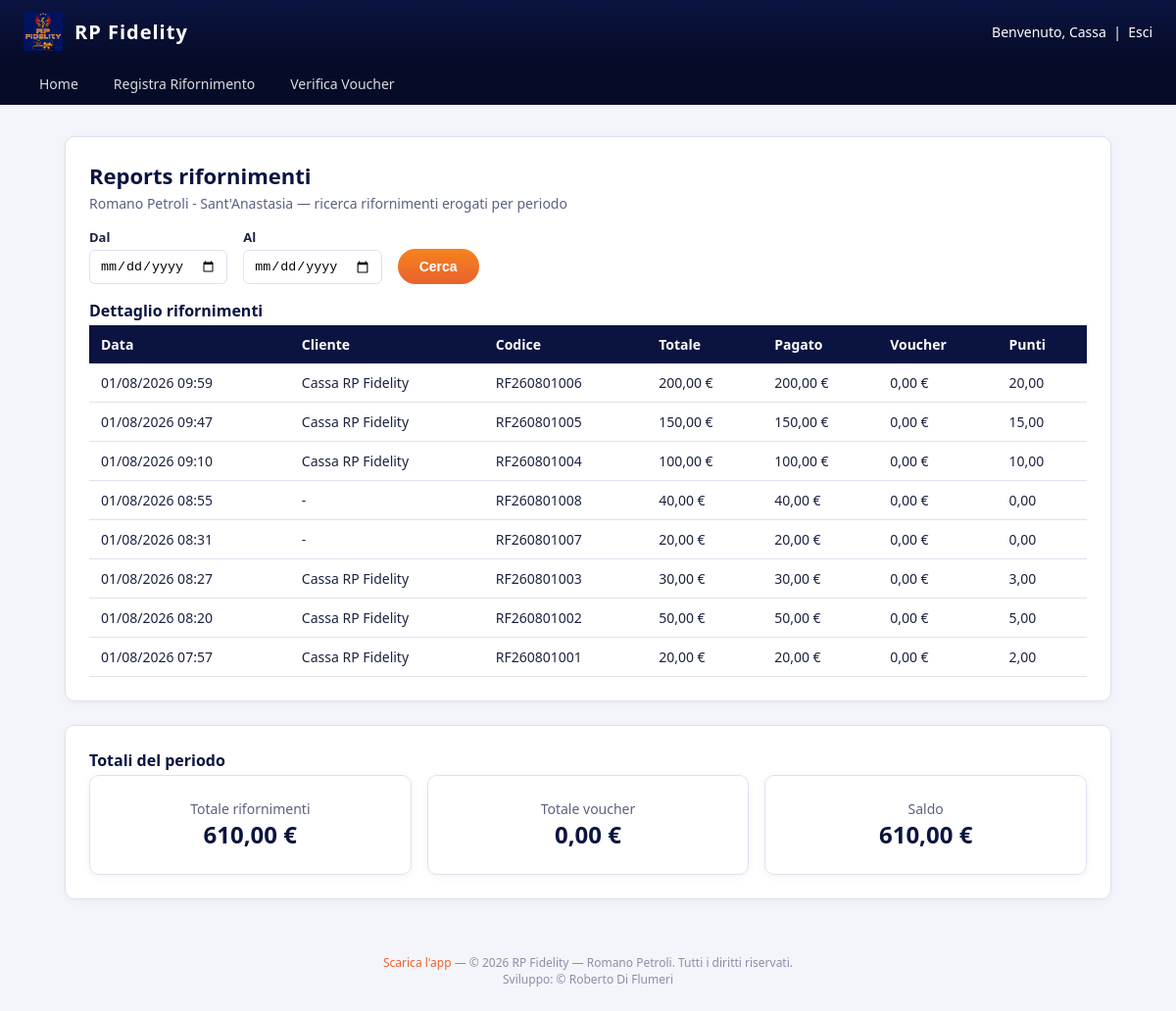
The app's page /admin/reports (signed in) with its own data.
### tables this page shows
CREATE TABLE IF NOT EXISTS users (
    id INT UNSIGNED AUTO_INCREMENT PRIMARY KEY,
    nome VARCHAR(100) NOT NULL,
    cognome VARCHAR(100) NOT NULL,
    email VARCHAR(190) NOT NULL UNIQUE,
    password_hash VARCHAR(255) NOT NULL,
    telefono VARCHAR(30) NULL,
     
    codice_card VARCHAR(20) NULL UNIQUE,
    ruolo ENUM('cliente','admin','dipendente') NOT NULL DEFAULT 'cliente',
    punti_saldo DECIMAL(10,2) NOT NULL DEFAULT 0,
    stato ENUM('attivo','sospeso') NOT NULL DEFAULT 'attivo',
    api_token VARCHAR(64) NULL UNIQUE,
     
    password_reset_token VARCHAR(64) NULL UNIQUE,
    password_reset_scadenza DATETIME NULL,
    data_registrazione DATETIME NOT NULL DEFAULT CURRENT_TIMESTAMP
);

CREATE TABLE IF NOT EXISTS distributori (
    id INT UNSIGNED AUTO_INCREMENT PRIMARY KEY,
    nome VARCHAR(150) NOT NULL,
    indirizzo VARCHAR(255) NULL,
    citta VARCHAR(100) NULL,
    creato_il DATETIME NOT NULL DEFAULT CURRENT_TIMESTAMP
);

CREATE TABLE IF NOT EXISTS rifornimenti (
    id INT UNSIGNED AUTO_INCREMENT PRIMARY KEY,
    user_id INT UNSIGNED NULL,
    distributore_id INT UNSIGNED NOT NULL,
    data_ora DATETIME NOT NULL,
    codice_rifornimento VARCHAR(50) NOT NULL,
    importo DECIMAL(10,2) NOT NULL DEFAULT 0,
    importo_pagato DECIMAL(10,2) NOT NULL DEFAULT 0,
    importo_voucher DECIMAL(10,2) NOT NULL DEFAULT 0,
     
    punti_maturati DECIMAL(10,2) NOT NULL DEFAULT 0,
    CONSTRAINT fk_rifornimenti_user FOREIGN KEY (user_id) REFERENCES users(id) ON DELETE SET NULL,
    CONSTRAINT fk_rifornimenti_distributore FOREIGN KEY (distributore_id) REFERENCES distributori(id),
    INDEX idx_rifornimenti_data (data_ora),
    INDEX idx_rifornimenti_distributore (distributore_id)
);

### src/Core/View.php (called while the page is built, shortened)
<?php
class View
{
    public static function layout(string $view, array $data = []): void
    {
        extract($data);
        $viewFile = __DIR__ . '/../Views/' . $view . '.php';
        require $viewFile;
        $content = ob_get_clean();
        require __DIR__ . '/../Views/layout.php';
    }
}

### src/Controllers/AdminController.php (called while the page is built, shortened)
<?php
class AdminController
{
    public function reports(): void
    {
        $dal = $_GET['dal'] ?? '';
        $al = $_GET['al'] ?? '';
        View::layout('admin/reports', [
            'pageTitle' => 'Reports — RP Fidelity',
            'distributore' => Distributore::unica(),
            'dal' => $dal,
            'al' => $al,
            'rifornimenti' => Rifornimento::ricerca($dal ?: null, $al ?: null),
            'totali' => Rifornimento::totali($dal ?: null, $al ?: null),
        ]);
    }
}

### src/Core/Router.php (called while the page is built, shortened)
<?php
class Router
{
    private array $routes = [];
    public function get(string $path, callable $handler): void
    {
        $this->routes['GET'][$path] = $handler;
    }
    public function post(string $path, callable $handler): void
    {
        $this->routes['POST'][$path] = $handler;
    }
    public function dispatch(string $method, string $uri): void
    {
        $path = parse_url($uri, PHP_URL_PATH) ?: '/';
        $path = rtrim($path, '/');
        $handler = $this->routes[$method][$path] ?? null;
        $handler();
    }
}

### public/index.php (called while the page is built, shortened)
<?php
spl_autoload_register(function (string $class) {
    $prefix = 'App\\';
    $relative = substr($class, strlen($prefix));
    $file = __DIR__ . '/../src/' . str_replace('\\', '/', $relative) . '.php';
});
$router = new Router();
$router->get('/', [new PublicController(), 'home']);
$router->get('/login', [new AuthController(), 'showLogin']);
$router->post('/login', [new AuthController(), 'login']);
$router->get('/registrati', [new AuthController(), 'showRegister']);
$router->post('/registrati', [new AuthController(), 'register']);
$router->get('/password-dimenticata', [new AuthController(), 'showPasswordDimenticata']);
$router->post('/password-dimenticata', [new AuthController(), 'inviaPasswordDimenticata']);
$router->get('/reset-password', [new AuthController(), 'showResetPassword']);
$router->post('/reset-password', [new AuthController(), 'aggiornaResetPassword']);
$router->get('/logout', [new AuthController(), 'logout']);
$router->get('/scarica-app', [new PublicController(), 'scaricaApp']);
$router->get('/dashboard', [new DashboardController(), 'index']);
$router->get('/rifornimenti', [new DashboardController(), 'rifornimenti']);
$router->get('/la-mia-card', [new DashboardController(), 'card']);
$router->get('/saldo-punti', [new DashboardController(), 'saldoPunti']);
$router->get('/voucher', [new VoucherController(), 'index']);
$router->get('/catalogo', [new VoucherController(), 'catalogo']);
$router->post('/voucher/riscatta', [new VoucherController(), 'riscatta']);
$router->get('/voucher/pdf', [new VoucherController(), 'pdf']);
$router->get('/contatti', [new ContattiController(), 'index']);
$router->post('/contatti', [new ContattiController(), 'invia']);
$router->get('/faq', [new FaqController(), 'index']);
$router->get('/impostazioni', [new SettingsController(), 'index']);
$router->post('/impostazioni', [new SettingsController(), 'aggiornaProfilo']);
$router->post('/impostazioni/password', [new SettingsController(), 'aggiornaPassword']);
$router->get('/admin/statistiche', [new AdminController(), 'statistiche']);
$router->get('/admin/clienti', [new AdminController(), 'clienti']);
$router->get('/admin/clienti/modifica', [new AdminController(), 'modificaClienteForm']);
$router->post('/admin/clienti/modifica', [new AdminController(), 'modificaCliente']);
$router->post('/admin/clienti/elimina', [new AdminController(), 'eliminaCliente']);
$router->get('/admin/messaggi', [new AdminController(), 'messaggi']);
$router->get('/admin/messaggi/thread', [new AdminController(), 'messaggioThread']);
$router->post('/admin/messaggi/rispondi', [new AdminController(), 'rispondiMessaggio']);
$router->get('/admin/dipendenti', [new AdminController(), 'dipendenti']);
$router->get('/admin/dipendenti/nuovo', [new AdminController(), 'nuovoDipendenteForm']);
$router->post('/admin/dipendenti/nuovo', [new AdminController(), 'nuovoDipendente']);
$router->get('/admin/dipendenti/modifica', [new AdminController(), 'modificaDipendenteForm']);
$router->post('/admin/dipendenti/modifica', [new AdminController(), 'modificaDipendente']);
$router->post('/admin/dipendenti/elimina', [new AdminController(), 'eliminaDipendente']);
$router->get('/admin/reports', [new AdminController(), 'reports']);
$router->get('/admin/verifica-voucher', [new AdminController(), 'verificaVoucher']);
$router->post('/admin/verifica-voucher/usa', [new AdminController(), 'usaVoucher']);
$router->get('/admin/rifornimenti/nuovo', [new AdminController(), 'nuovoRifornimento']);
$router->post('/admin/rifornimenti/nuovo/cliente', [new AdminController(), 'identificaCliente']);
$router->post('/admin/rifornimenti/nuovo/cambia-cliente', [new AdminController(), 'cambiaCliente']);
$router->post('/admin/rifornimenti/nuovo/voucher', [new AdminController(), 'aggiungiVoucher']);
$router->post('/admin/rifornimenti/nuovo/voucher/rimuovi', [new AdminController(), 'rimuoviVoucher']);
$router->post('/admin/rifornimenti/nuovo/conferma', [new AdminController(), 'confermaRifornimento']);
$router->dispatch($_SERVER['REQUEST_METHOD'], $_SERVER['REQUEST_URI']);

### src/Core/Database.php (called while the page is built, shortened)
<?php
class Database
{
    private static ?PDO $instance = null;
    public static function connection(): PDO
    {
        if (self::$instance === null) {
            $config = require __DIR__ . '/../../config/config.php';
            $db = $config['db'];
            $dsn = sprintf(
                'mysql:host=%s;port=%d;dbname=%s;charset=%s',
                $db['host'],
                $db['port'],
                $db['name'],
                $db['charset']
            );
            self::$instance = new PDO($dsn, $db['user'], $db['pass'], [
                PDO::ATTR_ERRMODE => PDO::ERRMODE_EXCEPTION,
                PDO::ATTR_DEFAULT_FETCH_MODE => PDO::FETCH_ASSOC,
            ]);
        }
        return self::$instance;
    }
}

### src/Models/Distributore.php (called while the page is built, shortened)
<?php
class Distributore
{
    public static function unica(): ?array
    {
        $row = Database::connection()
            ->query('SELECT * FROM distributori ORDER BY id LIMIT 1')
            ->fetch();
        return $row ?: null;
    }
}

### src/Models/Rifornimento.php (called while the page is built, shortened)
<?php
class Rifornimento
{
    public static function ricerca(?string $dal, ?string $al): array
    {
        $sql = 'SELECT r.*, u.nome AS cliente_nome, u.cognome AS cliente_cognome
                FROM rifornimenti r
                LEFT JOIN users u ON u.id = r.user_id
                WHERE 1=1';
        $params = [];
        $sql .= ' ORDER BY r.data_ora DESC';
        $stmt = Database::connection()->prepare($sql);
        $stmt->execute($params);
        return $stmt->fetchAll();
    }
    public static function totali(?string $dal, ?string $al): array
    {
        $sql = 'SELECT
                    COALESCE(SUM(r.importo), 0) AS totale_rifornimenti,
                    COALESCE(SUM(r.importo_voucher), 0) AS totale_voucher,
                    COALESCE(SUM(r.importo_pagato) - SUM(r.importo_voucher), 0) AS saldo
                FROM rifornimenti r
                WHERE 1=1';
        $params = [];
        $stmt = Database::connection()->prepare($sql);
        $stmt->execute($params);
        return $stmt->fetch() ?: ['totale_rifornimenti' => 0, 'totale_voucher' => 0, 'saldo' => 0];
    }
}

### src/Core/Auth.php (called while the page is built, shortened)
<?php
class Auth
{
    public static function userId(): ?int
    {
        return $_SESSION['user_id'] ?? null;
    }
    public static function user(): ?array
    {
        $id = self::userId();
        return $id ? User::find($id) : null;
    }
}

### src/Models/User.php (called while the page is built, shortened)
<?php
class User
{
    public static function find(int $id): ?array
    {
        $stmt = Database::connection()->prepare('SELECT * FROM users WHERE id = ?');
        $stmt->execute([$id]);
        $user = $stmt->fetch();
        return $user ?: null;
    }
}

### src/Views/admin/reports.php (the view, shortened to what this page needs)
<div class="rp-card">
    <h1 class="rp-title">Reports rifornimenti</h1>
    <p class="rp-subtitle">
        <?= $distributore ? htmlspecialchars($distributore['nome']) : 'Romano Petroli' ?>
        — ricerca rifornimenti erogati per periodo
    </p>
    <form class="rp-filters" method="get" action="/admin/reports">
        <div class="rp-field">
            <label for="dal">Dal</label>
            <input type="date" id="dal" name="dal" value="<?= htmlspecialchars($dal) ?>">
        </div>
        <div class="rp-field">
            <label for="al">Al</label>
            <input type="date" id="al" name="al" value="<?= htmlspecialchars($al) ?>">
        </div>
        <button type="submit" class="rp-btn">Cerca</button>
    </form>
    <h2 class="rp-title" style="font-size:16px;">Dettaglio rifornimenti</h2>
    <div class="rp-table-wrap">
    <table class="rp-table">
        <thead>
            <tr>
                <th>Data</th>
                <th>Cliente</th>
                <th>Codice</th>
                <th>Totale</th>
                <th>Pagato</th>
                <th>Voucher</th>
                <th>Punti</th>
            </tr>
        </thead>
        <tbody>
            <?php foreach ($rifornimenti as $r): ?>
                <tr>
                    <td><?= htmlspecialchars(date('d/m/Y H:i', strtotime($r['data_ora']))) ?></td>
                    <td><?= $r['cliente_nome'] ? htmlspecialchars($r['cliente_nome'] . ' ' . $r['cliente_cognome']) : '-' ?></td>
                    <td><?= htmlspecialchars($r['codice_rifornimento']) ?></td>
                    <td><?= number_format((float) $r['importo'], 2, ',', '.') ?> &euro;</td>
                    <td><?= number_format((float) $r['importo_pagato'], 2, ',', '.') ?> &euro;</td>
                    <td><?= number_format((float) $r['importo_voucher'], 2, ',', '.') ?> &euro;</td>
                    <td><?= number_format((float) $r['punti_maturati'], 2, ',', '.') ?></td>
                </tr>
            <?php endforeach; ?>
        </tbody>
    </table>
    </div>
</div>
<div class="rp-card">
    <h2 class="rp-title" style="font-size:16px;">Totali del periodo</h2>
    <div style="display:flex; gap:16px; flex-wrap:wrap;">
        <div class="rp-card" style="flex:1; min-width:200px; text-align:center; margin-bottom:0;">
            <div class="rp-subtitle" style="margin:0;">Totale rifornimenti</div>
            <div style="font-size:24px; font-weight:700; color:var(--rp-navy);">
                <?= number_format((float) $totali['totale_rifornimenti'], 2, ',', '.') ?> &euro;
            </div>
        </div>
        <div class="rp-card" style="flex:1; min-width:200px; text-align:center; margin-bottom:0;">
            <div class="rp-subtitle" style="margin:0;">Totale voucher</div>
            <div style="font-size:24px; font-weight:700; color:var(--rp-navy);">
                <?= number_format((float) $totali['totale_voucher'], 2, ',', '.') ?> &euro;
            </div>
        </div>
        <div class="rp-card" style="flex:1; min-width:200px; text-align:center; margin-bottom:0;">
            <div class="rp-subtitle" style="margin:0;">Saldo</div>
            <div style="font-size:24px; font-weight:700; color:var(--rp-navy);">
                <?= number_format((float) $totali['saldo'], 2, ',', '.') ?> &euro;
            </div>
        </div>
    </div>
</div>

### src/Views/layout.php (shortened to what this page needs)
<?php
$user = Auth::user();
$isDipendente = $user && $user['ruolo'] === 'dipendente';
$currentPath = parse_url($_SERVER['REQUEST_URI'] ?? '/', PHP_URL_PATH);
?>
<!DOCTYPE html>
<html lang="it">
<head>
    <link rel="stylesheet" href="/assets/css/style.css">
</head>
<body>
    <header class="rp-header">
        <div class="rp-header-left">
            <div class="rp-brand">
                <img src="/assets/img/logo.jpeg" alt="RP Fidelity">
                <span>RP Fidelity</span>
            </div>
        </div>
        <?php if ($user): ?>
            <div class="rp-user">
                Benvenuto, <?= htmlspecialchars($user['nome']) ?>
                &nbsp;|&nbsp; <a href="/logout" style="color:#fff;">Esci</a>
            </div>
        <?php endif; ?>
    </header>
    <?php if ($isDipendente): ?>
    <nav class="rp-nav">
        <a href="/dashboard" class="<?= $currentPath === '/dashboard' ? 'active' : '' ?>">Home</a>
        <a href="/admin/rifornimenti/nuovo" class="<?= $currentPath === '/admin/rifornimenti/nuovo' ? 'active' : '' ?>">Registra Rifornimento</a>
        <a href="/admin/verifica-voucher" class="<?= $currentPath === '/admin/verifica-voucher' ? 'active' : '' ?>">Verifica Voucher</a>
    </nav>
    <?php endif; ?>
    <main class="rp-container">
        <?= $content ?>
    </main>
    <footer class="rp-footer">
        <a href="/scarica-app">Scarica l'app</a> —
        &copy; <?= date('Y') ?> RP Fidelity — Romano Petroli. Tutti i diritti riservati.
        <br>Sviluppo: &copy; Roberto Di Flumeri
    </footer>
</body>
</html>

### records on screen
users: nome "Cassa"
distributori: nome "Romano Petroli - Sant'Anastasia"
rifornimenti: data_ora "01/08/2026 09:59", user.cognome "Cassa RP Fidelity", codice_rifornimento "RF260801006", importo "200,00", importo_pagato "200,00", importo_voucher "0,00", punti_maturati "20,00"
rifornimenti: data_ora "01/08/2026 09:47", user.cognome "Cassa RP Fidelity", codice_rifornimento "RF260801005", importo "150,00", importo_pagato "150,00", importo_voucher "0,00", punti_maturati "15,00"
rifornimenti: data_ora "01/08/2026 09:10", user.cognome "Cassa RP Fidelity", codice_rifornimento "RF260801004", importo "100,00", importo_pagato "100,00", importo_voucher "0,00", punti_maturati "10,00"
rifornimenti: data_ora "01/08/2026 08:55", codice_rifornimento "RF260801008", importo "40,00", importo_pagato "40,00", importo_voucher "0,00", punti_maturati "0,00"
rifornimenti: data_ora "01/08/2026 08:31", codice_rifornimento "RF260801007", importo "20,00", importo_pagato "20,00", importo_voucher "0,00", punti_maturati "0,00"
rifornimenti: data_ora "01/08/2026 08:27", user.cognome "Cassa RP Fidelity", codice_rifornimento "RF260801003", importo "30,00", importo_pagato "30,00", importo_voucher "0,00", punti_maturati "3,00"
rifornimenti: data_ora "01/08/2026 08:20", user.cognome "Cassa RP Fidelity", codice_rifornimento "RF260801002", importo "50,00", importo_pagato "50,00", importo_voucher "0,00", punti_maturati "5,00"
rifornimenti: data_ora "01/08/2026 07:57", user.cognome "Cassa RP Fidelity", codice_rifornimento "RF260801001", importo "20,00", importo_pagato "20,00", importo_voucher "0,00", punti_maturati "2,00"

### other values on screen
$totali['totale_rifornimenti'] "610,00"
$totali['totale_voucher'] "0,00"
$totali['saldo'] "610,00"
